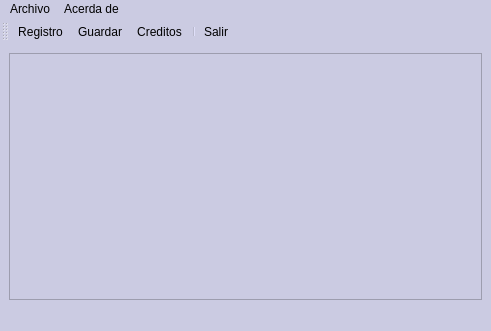
<?xml version="1.0" encoding="UTF-8"?>
<ui version="4.0">
 <class>Principal</class>
 <widget class="QMainWindow" name="Principal">
  <property name="geometry">
   <rect>
    <x>0</x>
    <y>0</y>
    <width>491</width>
    <height>331</height>
   </rect>
  </property>
  <property name="windowTitle">
   <string>Principal</string>
  </property>
  <property name="windowIcon">
   <iconset resource="Recursos.qrc">
    <normaloff>:/registro.png</normaloff>:/registro.png</iconset>
  </property>
  <property name="styleSheet">
   <string notr="true">background-color: rgb(203, 203, 226);
alternate-background-color: rgb(203, 203, 226);
border-color: rgb(203, 203, 226);
border-top-color: rgb(225, 225, 255);
border-right-color: rgb(225, 225, 255);
border-bottom-color: rgb(225, 225, 255);
border-left-color: rgb(225, 225, 255);
gridline-color: rgb(229, 229, 255);
selection-color: rgb(0, 0, 0);
selection-background-color: rgb(210, 236, 255);</string>
  </property>
  <widget class="QWidget" name="centralwidget">
   <layout class="QHBoxLayout" name="horizontalLayout">
    <item>
     <widget class="QTableWidget" name="tblEstu"/>
    </item>
   </layout>
  </widget>
  <widget class="QMenuBar" name="menubar">
   <property name="geometry">
    <rect>
     <x>0</x>
     <y>0</y>
     <width>491</width>
     <height>22</height>
    </rect>
   </property>
   <widget class="QMenu" name="menuArchivo">
    <property name="title">
     <string>Archivo</string>
    </property>
    <property name="icon">
     <iconset resource="Recursos.qrc">
      <normaloff>:/carpeta.png</normaloff>:/carpeta.png</iconset>
    </property>
    <addaction name="actionRegistro"/>
    <addaction name="actionGuardar"/>
    <addaction name="separator"/>
    <addaction name="actionSalir"/>
   </widget>
   <widget class="QMenu" name="menuAcerda_de">
    <property name="title">
     <string>Acerda de</string>
    </property>
    <property name="icon">
     <iconset resource="Recursos.qrc">
      <normaloff>:/creador-de-contenido.png</normaloff>:/creador-de-contenido.png</iconset>
    </property>
    <addaction name="actionCreditos"/>
   </widget>
   <addaction name="menuArchivo"/>
   <addaction name="menuAcerda_de"/>
  </widget>
  <widget class="QStatusBar" name="statusbar"/>
  <widget class="QToolBar" name="toolBar">
   <property name="windowTitle">
    <string>toolBar</string>
   </property>
   <attribute name="toolBarArea">
    <enum>TopToolBarArea</enum>
   </attribute>
   <attribute name="toolBarBreak">
    <bool>false</bool>
   </attribute>
   <addaction name="actionRegistro"/>
   <addaction name="actionGuardar"/>
   <addaction name="actionCreditos"/>
   <addaction name="separator"/>
   <addaction name="actionSalir"/>
  </widget>
  <action name="actionRegistro">
   <property name="icon">
    <iconset resource="Recursos.qrc">
     <normaloff>:/registro.png</normaloff>:/registro.png</iconset>
   </property>
   <property name="text">
    <string>Registro</string>
   </property>
  </action>
  <action name="actionGuardar">
   <property name="icon">
    <iconset resource="Recursos.qrc">
     <normaloff>:/disquete.png</normaloff>:/disquete.png</iconset>
   </property>
   <property name="text">
    <string>Guardar</string>
   </property>
  </action>
  <action name="actionSalir">
   <property name="icon">
    <iconset resource="Recursos.qrc">
     <normaloff>:/cerrar-sesion.png</normaloff>:/cerrar-sesion.png</iconset>
   </property>
   <property name="text">
    <string>Salir</string>
   </property>
  </action>
  <action name="actionCreditos">
   <property name="icon">
    <iconset resource="Recursos.qrc">
     <normaloff>:/informacion.png</normaloff>:/informacion.png</iconset>
   </property>
   <property name="text">
    <string>Creditos</string>
   </property>
  </action>
 </widget>
 <resources>
  <include location="Recursos.qrc"/>
 </resources>
 <connections/>
</ui>
